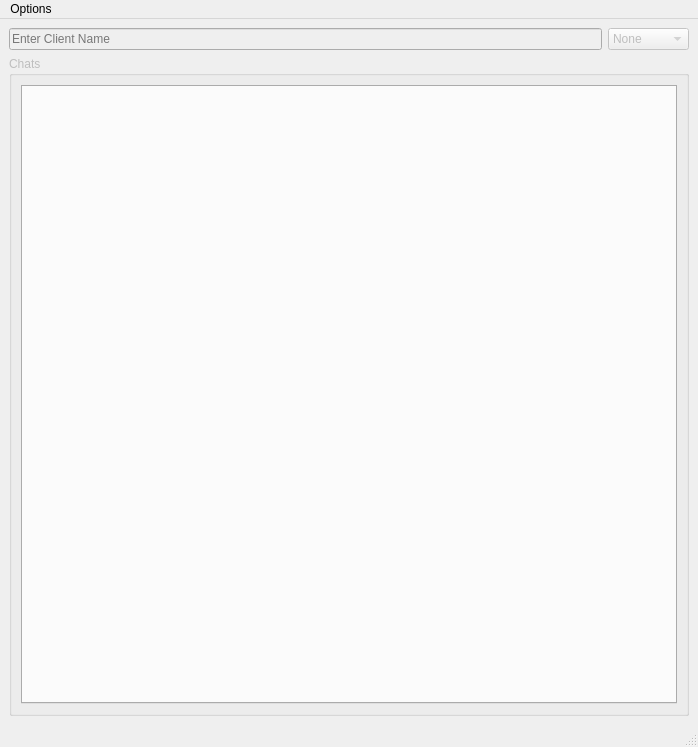
<?xml version="1.0" encoding="UTF-8"?>
<ui version="4.0">
 <class>MainWindow</class>
 <widget class="QMainWindow" name="MainWindow">
  <property name="geometry">
   <rect>
    <x>0</x>
    <y>0</y>
    <width>698</width>
    <height>747</height>
   </rect>
  </property>
  <property name="windowTitle">
   <string>Client</string>
  </property>
  <widget class="QWidget" name="centralwidget">
   <property name="enabled">
    <bool>false</bool>
   </property>
   <layout class="QVBoxLayout" name="verticalLayout">
    <item>
     <layout class="QHBoxLayout" name="horizontalLayout">
      <item>
       <widget class="QLineEdit" name="lnClientName">
        <property name="placeholderText">
         <string>Enter Client Name</string>
        </property>
       </widget>
      </item>
      <item>
       <widget class="QComboBox" name="cmbStatus">
        <item>
         <property name="text">
          <string>None</string>
         </property>
        </item>
        <item>
         <property name="text">
          <string>Available</string>
         </property>
        </item>
        <item>
         <property name="text">
          <string>Away</string>
         </property>
        </item>
        <item>
         <property name="text">
          <string>Busy</string>
         </property>
        </item>
       </widget>
      </item>
     </layout>
    </item>
    <item>
     <widget class="QGroupBox" name="grpChats">
      <property name="title">
       <string>Chats</string>
      </property>
      <layout class="QVBoxLayout" name="verticalLayout_3">
       <item>
        <widget class="QTabWidget" name="tbClients"/>
       </item>
      </layout>
     </widget>
    </item>
   </layout>
  </widget>
  <widget class="QMenuBar" name="menubar">
   <property name="geometry">
    <rect>
     <x>0</x>
     <y>0</y>
     <width>698</width>
     <height>25</height>
    </rect>
   </property>
   <widget class="QMenu" name="menuOptions">
    <property name="title">
     <string>Options</string>
    </property>
    <addaction name="actionConnect"/>
    <addaction name="actionAdd_group_chat"/>
    <addaction name="separator"/>
    <addaction name="actionExot"/>
    <addaction name="separator"/>
   </widget>
   <addaction name="menuOptions"/>
  </widget>
  <widget class="QStatusBar" name="statusbar"/>
  <action name="actionConnect">
   <property name="text">
    <string>Connect</string>
   </property>
  </action>
  <action name="actionExot">
   <property name="text">
    <string>Exit</string>
   </property>
  </action>
  <action name="actionAdd_group_chat">
   <property name="text">
    <string>Add group chat</string>
   </property>
  </action>
 </widget>
 <resources/>
 <connections/>
</ui>
